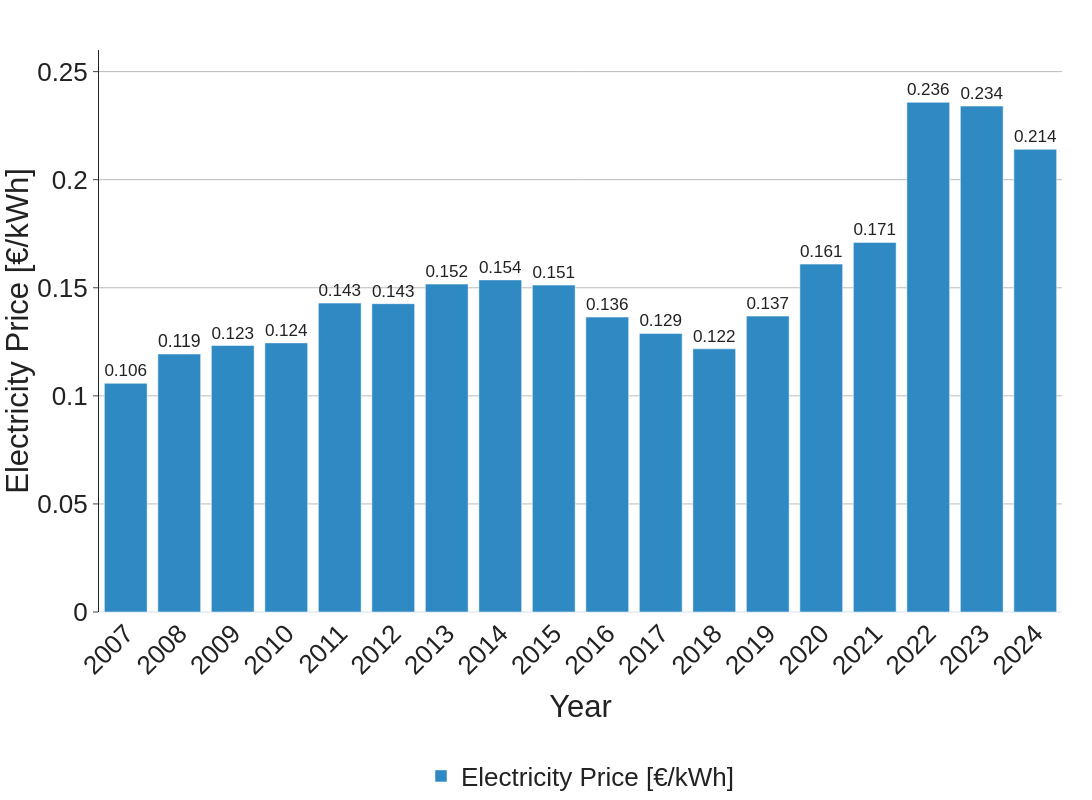

The notebook cell this image was saved under:
### Code cell
# Figure 1: Historical electricity costs in €/kwh for 2007 to 2024
# Excel: git:/out/prices/eurostat_electricity_prices_annual.xlsx

fig1_df = sheets_dict["Figure 1"]
fig1_df = fig1_df.set_index("year")
fig1_df = fig1_df.sort_index(ascending=True)

fig = go.Figure()
fig.add_bar(
    x=fig1_df.index,
    y=fig1_df["price"],
    name="Electricity Price [€/kWh]", 
    marker_color=COLOR_THEME[7],
    text=fig1_df["price"].round(3),         # Values to display (rounded if needed)
    textposition="outside",                 # "inside" or "outside"

)

fig.update_layout(
    # title="Historical Electricity Cost in Germany (2007-2024)",
    xaxis_title="Year",
    yaxis_title="Electricity Price [€/kWh]",
    yaxis=dict(range=[0, 0.26]),
)

fig.update_xaxes(
    tickmode="linear",
    tickangle=-45
)

fig = apply_fig_defaults(fig, gridX=False)

export_fig(fig, "Figure_1_electricity_costs_germany")

fig.show()

### Figure 1 — Plotly figure (JSON) as saved in the notebook; plotly's stock layout.template omitted (floating-point values rounded to 4 significant figures)
{"data": [{"marker": {"color": "rgb(47, 138, 196)"}, "name": "Electricity Price [€/kWh]", "text": [0.106, 0.119, 0.123, 0.124, 0.143, 0.143, 0.152, 0.154, 0.151, 0.136, 0.129, 0.122, 0.137, 0.161, 0.171, 0.236, 0.234, 0.214], "textposition": "outside", "type": "bar", "x": [2007, 2008, 2009, 2010, 2011, 2012, 2013, 2014, 2015, 2016, 2017, 2018, 2019, 2020, 2021, 2022, 2023, 2024], "y": [0.1058, 0.1193, 0.1233, 0.1245, 0.1429, 0.1426, 0.1517, 0.1537, 0.1512, 0.1364, 0.1289, 0.1217, 0.1369, 0.161, 0.171, 0.2358, 0.2341, 0.214]}], "layout": {"font": {"color": "#222222", "family": "Arial, sans-serif", "size": 26}, "height": 800, "legend": {"orientation": "h", "title": {"text": ""}, "x": 0.5, "xanchor": "center", "y": -0.25, "yanchor": "top"}, "margin": {"b": 0, "l": 30, "r": 30, "t": 50}, "plot_bgcolor": "white", "showlegend": true, "width": 1500, "xaxis": {"tickangle": -45, "tickmode": "linear", "title": {"text": "Year"}}, "yaxis": {"gridcolor": "#bbbbbb", "gridwidth": 1, "linecolor": "#222", "linewidth": 1, "range": [0, 0.26], "showgrid": true, "ticklen": 5, "ticks": "outside", "title": {"text": "Electricity Price [€/kWh]"}}}}
